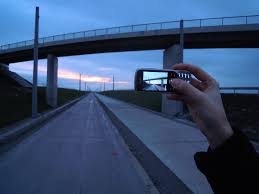
#> input picture sept29.jpeg, 259 x 194 px, found by its file name
$ python OCTOBER6.py   (older library calls are emulated)
#> lines starting #> are read from the running program, lines starting #| are printed output that depends on the picture
import cv2
import numpy as np
import matplotlib.pyplot as plt

def show_image(title,image):
    plt.imshow(image, cmap='gray')
    plt.title(title)
    plt.axis('off')
    plt.show()

image = cv2.imread('sept29.jpeg')
#> image is the input picture: shape (194, 259, 3); mean B, G, R 113.2, 78.5, 56.4
if image is None:
    print('Erroe:Imahe not Found!')
else:
    gray=cv2.cvtColor(image,cv2.COLOR_BGR2GRAY)
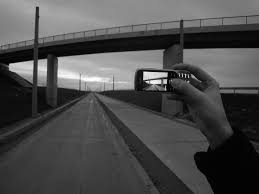
#> gray: shape (194, 259); min 0, max 255, mean 75.8
    show_image("Originally Grayscale Image", gray)

    print("Choose an option.")
    print("1.Sobel Edge Detector")
    print("2. Canny Edge Detector")
    print("Gaussian Blur(Smoothing)")
    print("4. Exit")

    while True:
#> (the run stopped early here; a loop or call above may not have finished)

$ run again, with SEPTMEBER29.jpg copied over sept29.jpeg
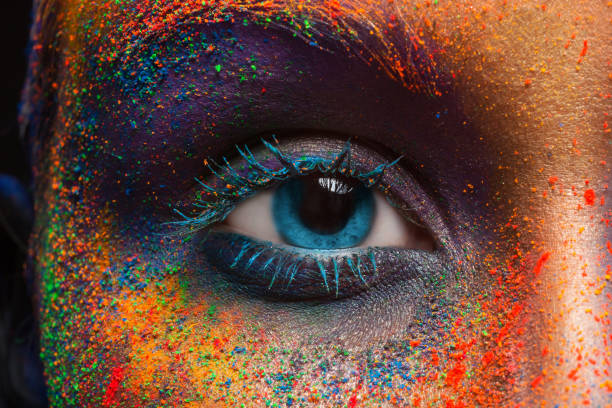
#> input picture SEPTMEBER29.jpg, 612 x 408 px, found by its file name
#> image is the input picture: shape (408, 612, 3); mean B, G, R 59.2, 72.5, 105.7
